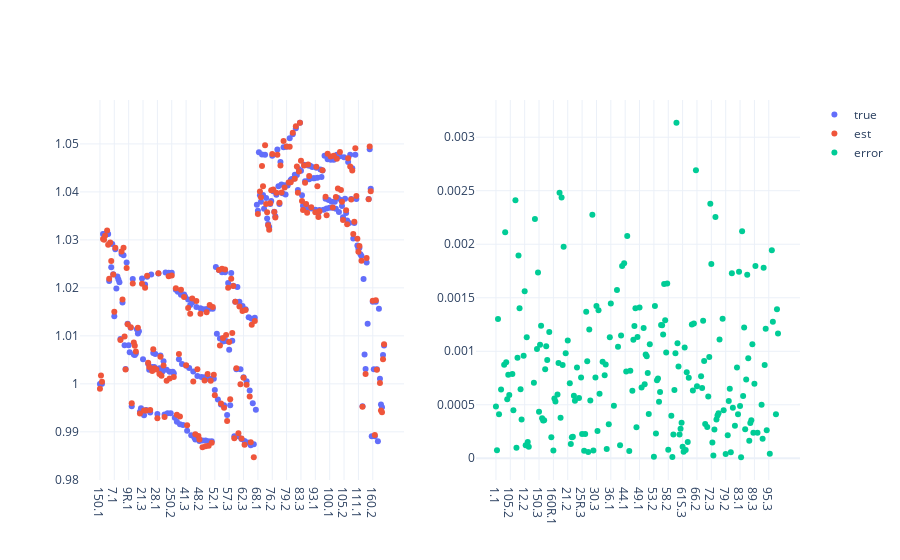

Notebook code cell kept with this figure:
### Markdown cell above
## Process Data

### Code cell
ts = dt.datetime(2018, 5, 1, 8)
true = true_voltages.loc[ts].abs()/base_voltages
est = est_voltages.loc[ts].abs()/base_voltages
error = (true - est).abs()

fig = make_subplots(rows=1,cols=2)
fig.add_trace(
    go.Scatter(name='true', x=true.index, y=true.values,mode='markers'), 
    row=1,col=1)
fig.add_trace(
    go.Scatter(name='est',x=est.index, y=est.values,mode='markers'),
    row=1,col=1)
fig.add_trace(
    go.Scatter(name='error',x=error.index, y=error.values,mode='markers'), 
    row=1,col=2)
fig.update_layout(template="plotly_white")
fig.show()

### Figure 1 — Plotly figure (JSON) as saved in the notebook; plotly's stock layout.template omitted (floating-point values rounded to 4 significant figures; data arrays with more than 128 entries replaced by an {"elided": "..."} marker saying what was removed)
{"data": [{"mode": "markers", "name": "true", "type": "scatter", "x": {"elided": "278 str values"}, "xaxis": "x", "y": {"elided": "278 float values"}, "yaxis": "y"}, {"mode": "markers", "name": "est", "type": "scatter", "x": {"elided": "278 str values"}, "xaxis": "x", "y": {"elided": "278 float values"}, "yaxis": "y"}, {"mode": "markers", "name": "error", "type": "scatter", "x": {"elided": "278 str values"}, "xaxis": "x2", "y": {"elided": "278 float values"}, "yaxis": "y2"}], "layout": {"autosize": true, "xaxis": {"anchor": "y", "autorange": true, "domain": [0, 0.45], "range": [-19.37, 296.4], "type": "category"}, "xaxis2": {"anchor": "y2", "autorange": true, "domain": [0.55, 1], "range": [-19.37, 296.4], "type": "category"}, "yaxis": {"anchor": "x", "autorange": true, "domain": [0, 1], "range": [0.979, 1.06], "type": "linear"}, "yaxis2": {"anchor": "x2", "autorange": true, "domain": [0, 1], "range": [-0.0002482, 0.003393], "type": "linear"}}}
